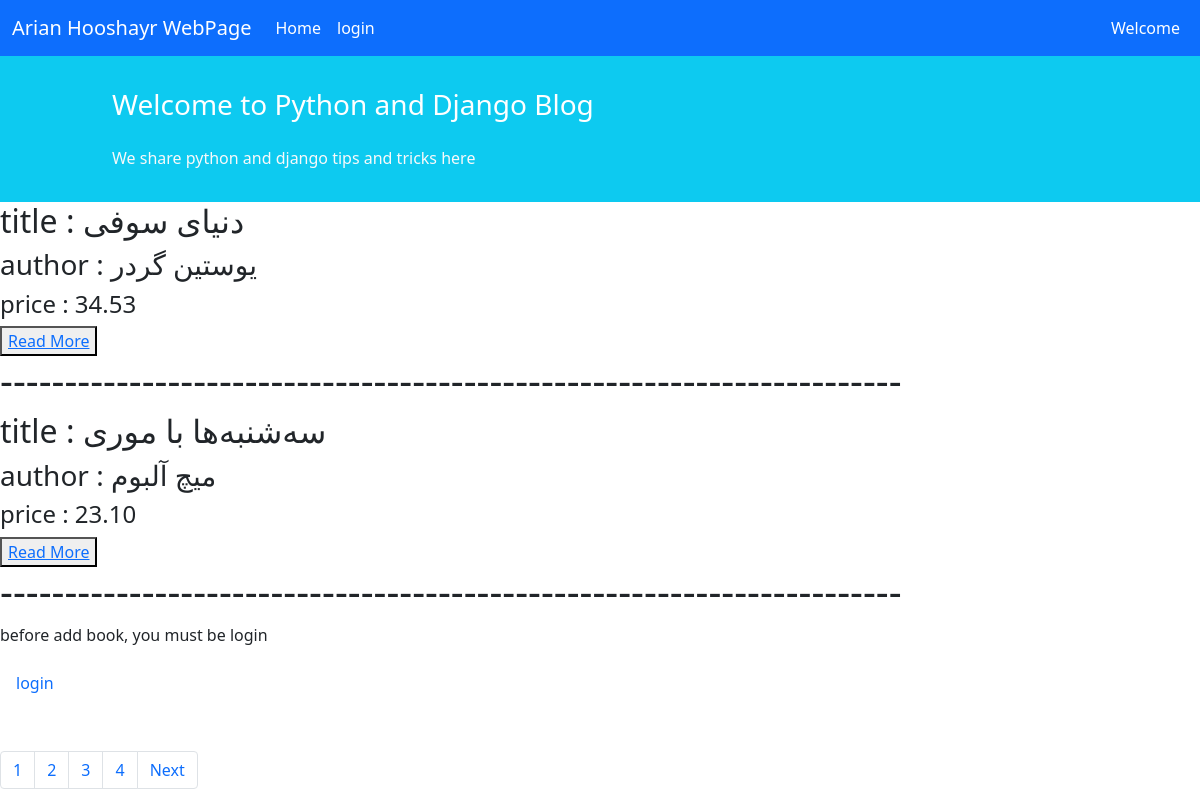
/book/, run on the app's committed database.
### books/models.py (models this page shows, shortened)
class Book(models.Model):
    title = models.CharField(max_length=200)
    author = models.CharField(max_length=100)
    content = models.TextField()
    cover = models.ImageField(upload_to='covers/', blank=True)
    price = models.DecimalField(max_digits=5, decimal_places=2)

### books/views.py (the view)
class BookListView(generic.ListView):
    model = Book
    paginate_by = 2
    template_name = 'book/book_list_view.html'
    context_object_name = 'books'

### templates/book/book_List_view.html (shortened to what this page needs)
{% extends '_base.html' %}
{% block content %}
    {% for book in books %}
        <h2>title : {{ book.title }}</h2>
        <h3> author : {{ book.author }}</h3>
        <h4>price : {{ book.price }}</h4>
        <button class="button" type="submit"><a href="{% url 'Book_detail_view'  book.id %}">Read More</a></button>
        <h1>----------------------------------------------------------------------</h1>
    {% endfor %}
    {% if user.is_authenticated %}
        <button class="button" type="submit"><a href="{% url 'Book_create_View' %}">Create New book</a></button>
    {% else %}
        <p>before add book, you must be login</p>
        <a class="nav-link active" aria-current="page" href="{% url 'login' %}">login</a>
    {% endif %}
    <br>
    <br>
    <nav aria-label="Page navigation example">
        <ul class="pagination">
            <li class="page-item"><a class="page-link" href="?page=1">1</a></li>
            <li class="page-item"><a class="page-link" href="?page=2">2</a></li>
            <li class="page-item"><a class="page-link" href="?page=3">3</a></li>
            <li class="page-item"><a class="page-link" href="?page=4">4</a></li>
            {% if page_obj.has_next %}
                <li class="page-item"><a class="page-link" href="?page={{ page_obj.next_page_number }}">Next</a></li>
            {% endif %}
        </ul>
    </nav>
{% endblock %}

### templates/_base.html (shortened to what this page needs)
<!DOCTYPE html>
<html lang="en">
<head>
    <link href="https://cdn.jsdelivr.net/npm/bootstrap@5.1.3/dist/css/bootstrap.min.css" rel="stylesheet"
>
    {% load static %}
</head>
<body>
<nav class="navbar navbar-expand-lg navbar-dark bg-primary">
    <div class="container-fluid">
        <a class="navbar-brand" href="#">Arian Hooshayr WebPage</a>
        <div class="collapse navbar-collapse" id="navbarNavAltMarkup">
            <div class="navbar-nav">
                <a class="nav-link active" aria-current="page" href={% url 'HomePage' %}#">Home</a>
                {% if user.is_authenticated %}
                    <a class="nav-link active" aria-current="page" href="{% url 'Blog_List_View' %}">Blog List</a>
                    <a class="nav-link active" aria-current="page" href="/book/">book list</a>
                    <a class="nav-link active" aria-current="page" href="{% url 'logout' %}">logout</a>
                    <a class="nav-link active" aria-current="page" href="{% url 'password_change' %}">chang password</a>
                {% else %}
                    <a class="nav-link active" aria-current="page" href="{% url 'login' %}">login</a>
                {% endif %}
            </div>
        </div>
        <div class="mx-2 text-white">Welcome</div>
    </div>
</nav>
<div class="container-fluid bg-info">
    <div class="row py-3">
        <div class="col-md-8 col-md-10 mx-auto">
            <h3 class="my-4 mt-3 text-white">Welcome to Python and Django Blog</h3>
            <p class="text-light">We share python and django tips and tricks here</p>
        </div>
    </div>
</div>
{% block content %}
{% endblock %}
</body>
</html>

### data on the page
Book: title "دنیای سوفی", author "یوستین گردر", price "34.53"
Book: title "سه‌شنبه‌ها با موری", author "میچ آلبوم", price "23.10"
